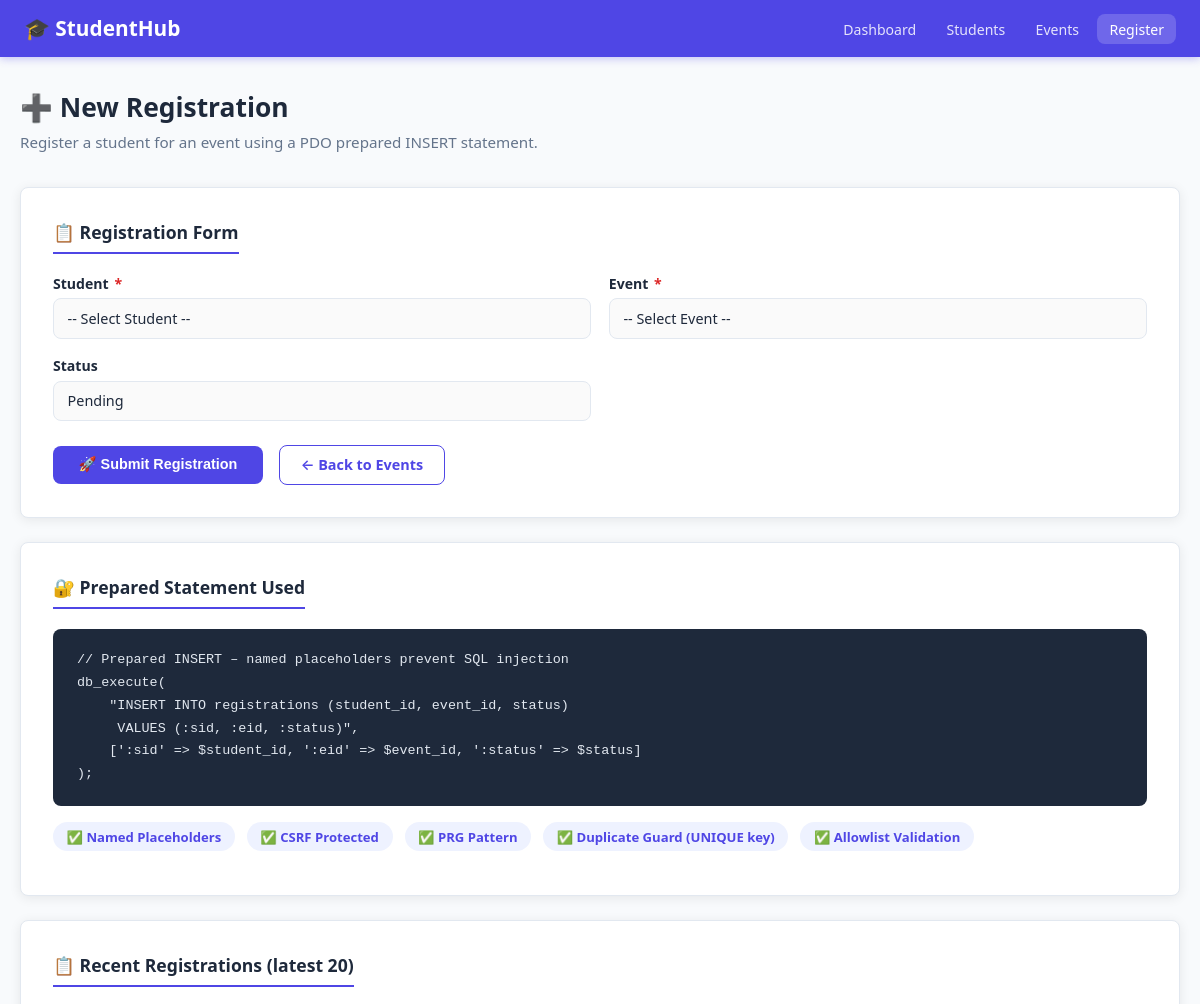
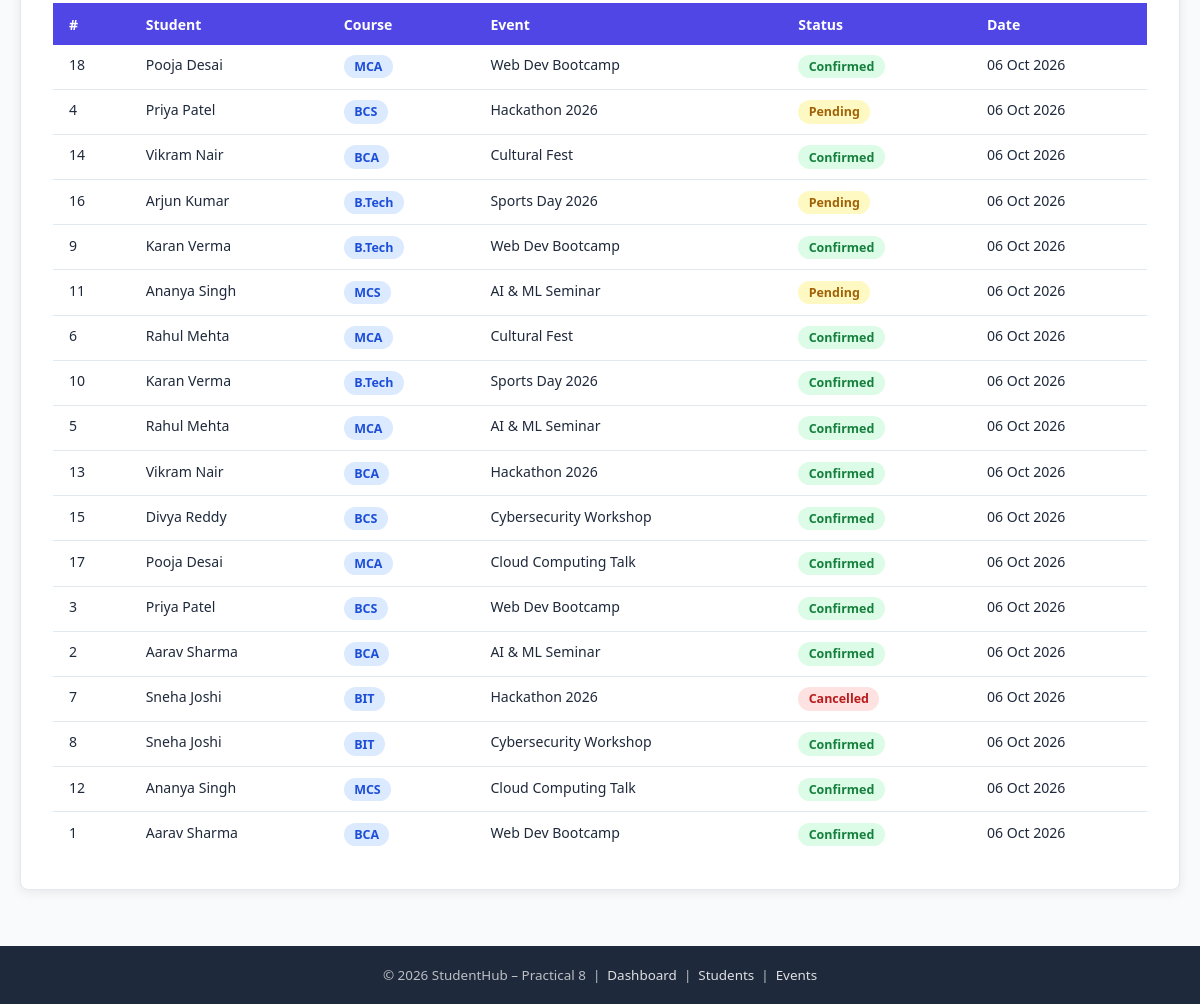
/register.php, run on the app's committed database (2 pictures, top to bottom).
### tables this page shows
CREATE TABLE IF NOT EXISTS registrations (
    reg_id       INT             UNSIGNED NOT NULL AUTO_INCREMENT,
    student_id   INT             UNSIGNED NOT NULL,
    event_id     INT             UNSIGNED NOT NULL,
    status       ENUM('Pending','Confirmed','Cancelled') NOT NULL DEFAULT 'Pending',
    registered_at TIMESTAMP      NOT NULL DEFAULT CURRENT_TIMESTAMP,

    PRIMARY KEY (reg_id),
     
    UNIQUE KEY uq_reg_student_event (student_id, event_id),
     
    CONSTRAINT fk_reg_student
        FOREIGN KEY (student_id) REFERENCES students (student_id)
        ON DELETE CASCADE ON UPDATE CASCADE,
    CONSTRAINT fk_reg_event
        FOREIGN KEY (event_id)   REFERENCES events   (event_id)
        ON DELETE CASCADE ON UPDATE CASCADE,
    INDEX idx_reg_status (status)
);

CREATE TABLE IF NOT EXISTS students (
    student_id   INT             UNSIGNED NOT NULL AUTO_INCREMENT,
    full_name    VARCHAR(100)    NOT NULL,
    email        VARCHAR(150)    NOT NULL,
    phone        VARCHAR(15)     NOT NULL,
    course       ENUM('BCA','BCS','BIT','MCA','MCS','B.Tech') NOT NULL,
    year         ENUM('1st Year','2nd Year','3rd Year','4th Year') NOT NULL,
    gender       ENUM('Male','Female','Other') NOT NULL,
    city         VARCHAR(100)    DEFAULT NULL,
    created_at   TIMESTAMP       NOT NULL DEFAULT CURRENT_TIMESTAMP,
    updated_at   TIMESTAMP       NOT NULL DEFAULT CURRENT_TIMESTAMP
                                 ON UPDATE CURRENT_TIMESTAMP,

    PRIMARY KEY (student_id),
    UNIQUE KEY uq_students_email (email),
    INDEX idx_students_course (course),
    INDEX idx_students_year   (year)
);

CREATE TABLE IF NOT EXISTS events (
    event_id     INT             UNSIGNED NOT NULL AUTO_INCREMENT,
    title        VARCHAR(200)    NOT NULL,
    description  TEXT            DEFAULT NULL,
    category     ENUM('Workshop','Seminar','Hackathon','Cultural','Sports','Other') NOT NULL DEFAULT 'Other',
    event_date   DATE            NOT NULL,
    venue        VARCHAR(200)    DEFAULT NULL,
    max_seats    SMALLINT        UNSIGNED NOT NULL DEFAULT 50,
    created_at   TIMESTAMP       NOT NULL DEFAULT CURRENT_TIMESTAMP,

    PRIMARY KEY (event_id),
    INDEX idx_events_date     (event_date),
    INDEX idx_events_category (category)
);

### includes/db.php (called while the page is built, shortened)
<?php
function get_pdo(): PDO
{
    static $pdo = null;
    if ($pdo === null) {
        $dsn = sprintf(
            'mysql:host=%s;port=%s;dbname=%s;charset=%s',
            DB_HOST,
            DB_PORT,
            DB_NAME,
            DB_CHARSET
        );
        $options = [
            PDO::ATTR_ERRMODE            => PDO::ERRMODE_EXCEPTION,
            PDO::ATTR_DEFAULT_FETCH_MODE => PDO::FETCH_ASSOC,
            PDO::ATTR_EMULATE_PREPARES   => false,
            PDO::MYSQL_ATTR_INIT_COMMAND => "SET NAMES utf8mb4 COLLATE utf8mb4_unicode_ci",
        ];
        try {
            $pdo = new PDO($dsn, DB_USER, DB_PASS, $options);
        } catch (PDOException $e) {
            error_log('[StudentHub DB Error] ' . $e->getMessage());
            throw new RuntimeException(
                'Database connection failed. Please try again later.'
            );
        }
    }
    return $pdo;
}
function db_fetch_all(string $sql, array $params = []): array
{
    $stmt = get_pdo()->prepare($sql);
    $stmt->execute($params);
    return $stmt->fetchAll();
}

### register.php (the view, shortened to what this page needs)
<?php
require_once __DIR__ . '/includes/db.php';
$form_err = $_SESSION['reg_errors']  ?? [];
$old      = $_SESSION['reg_old']     ?? [];
?>
<!DOCTYPE html>
<html lang="en">
<head>
  <link rel="stylesheet" href="style.css" />
</head>
<body>
  <header>
    <div class="navbar" role="banner">
      <a href="../new/index.html" class="logo" aria-label="StudentHub Home">🎓 StudentHub</a>
      <nav aria-label="Main navigation">
        <ul class="nav-links">
          <li><a href="index.php">Dashboard</a></li>
          <li><a href="students.php">Students</a></li>
          <li><a href="events.php">Events</a></li>
          <li><a href="register.php" class="active">Register</a></li>
        </ul>
      </nav>
    </div>
  </header>
  <main id="main-content">
    <div class="page-header">
      <h1>➕ New Registration</h1>
      <p>Register a student for an event using a PDO prepared INSERT statement.</p>
    </div>
    <div class="card">
      <h2>📋 Registration Form</h2>
      <form method="POST" action="register.php" novalidate aria-label="Event registration form">
        <div class="form-grid">
          <div class="form-group">
            <label for="student_id">Student <span class="required" aria-hidden="true">*</span></label>
            <select id="student_id" name="student_id"
                    aria-required="true"
                    class="<?= !empty($form_err) && empty($old['student_id']) ? 'error' : '' ?>">
              <option value="">-- Select Student --</option>
            </select>
          </div>
          <div class="form-group">
            <label for="event_id">Event <span class="required" aria-hidden="true">*</span></label>
            <select id="event_id" name="event_id"
                    aria-required="true"
                    class="<?= !empty($form_err) && empty($old['event_id']) ? 'error' : '' ?>">
              <option value="">-- Select Event --</option>
            </select>
          </div>
          <div class="form-group">
            <label for="status">Status</label>
            <select id="status" name="status">
              <?php foreach (['Pending','Confirmed','Cancelled'] as $st): ?>
                <option value="<?= $st ?>" <?= ($old['status'] ?? 'Pending') === $st ? 'selected' : '' ?>><?= $st ?></option>
              <?php endforeach; ?>
            </select>
          </div>
        </div>
        <div class="form-actions">
          <button type="submit" class="btn-primary">🚀 Submit Registration</button>
          <a href="events.php" class="btn-secondary">← Back to Events</a>
        </div>
      </form>
    </div>
    <div class="card">
      <h2>🔐 Prepared Statement Used</h2>
      <pre class="code-block">// Prepared INSERT – named placeholders prevent SQL injection
db_execute(
    "INSERT INTO registrations (student_id, event_id, status)
     VALUES (:sid, :eid, :status)",
    [':sid' => $student_id, ':eid' => $event_id, ':status' => $status]
);</pre>
      <div class="stats-strip" style="margin-top:1rem;">
        <span class="stat-pill">✅ Named Placeholders</span>
        <span class="stat-pill">✅ CSRF Protected</span>
        <span class="stat-pill">✅ PRG Pattern</span>
        <span class="stat-pill">✅ Duplicate Guard (UNIQUE key)</span>
        <span class="stat-pill">✅ Allowlist Validation</span>
      </div>
    </div>
    <?php
    $all_regs = [];
    try {
        $all_regs = db_fetch_all("
            SELECT r.reg_id, s.full_name, s.course, e.title AS event_title,
                   r.status, r.registered_at
            FROM registrations r
            JOIN students s ON s.student_id = r.student_id
            JOIN events   e ON e.event_id   = r.event_id
            ORDER BY r.registered_at DESC
            LIMIT 20
        ");
    } catch (RuntimeException) {}
    ?>
    <?php if (!empty($all_regs)): ?>
    <div class="card">
      <h2>📋 Recent Registrations (latest 20)</h2>
      <div class="table-wrap">
        <table>
          <thead>
            <tr>
              <th>#</th><th>Student</th><th>Course</th>
              <th>Event</th><th>Status</th><th>Date</th>
            </tr>
          </thead>
          <tbody>
            <?php foreach ($all_regs as $r): ?>
            <tr>
              <td><?= (int)$r['reg_id'] ?></td>
              <td><?= htmlspecialchars($r['full_name']) ?></td>
              <td><span class="badge badge-blue"><?= htmlspecialchars($r['course']) ?></span></td>
              <td><?= htmlspecialchars($r['event_title']) ?></td>
              <td>
                <?php
                  $bc = ['Confirmed'=>'badge-green','Pending'=>'badge-yellow','Cancelled'=>'badge-red'];
                  $cls = $bc[$r['status']] ?? 'badge-blue';
                ?>
                <span class="badge <?= $cls ?>"><?= htmlspecialchars($r['status']) ?></span>
              </td>
              <td><?= htmlspecialchars(date('d M Y', strtotime($r['registered_at']))) ?></td>
            </tr>
            <?php endforeach; ?>
          </tbody>
        </table>
      </div>
    </div>
    <?php endif; ?>
  </main>
  <footer class="site-footer" role="contentinfo">
    <p>&copy; 2026 StudentHub – Practical 8 &nbsp;|&nbsp;
      <a href="index.php">Dashboard</a> &nbsp;|&nbsp;
      <a href="students.php">Students</a> &nbsp;|&nbsp;
      <a href="events.php">Events</a>
    </p>
  </footer>
</body>
</html>

### data on the page
registrations: reg_id "18", student.full_name "Pooja Desai", student.course "MCA", event.title "Web Dev Bootcamp", status "Confirmed", registered_at "06 Oct 2026"
registrations: reg_id "4", student.full_name "Priya Patel", student.course "BCS", event.title "Hackathon 2026", status "Pending", registered_at "06 Oct 2026"
registrations: reg_id "14", student.full_name "Vikram Nair", student.course "BCA", event.title "Cultural Fest", status "Confirmed", registered_at "06 Oct 2026"
registrations: reg_id "16", student.full_name "Arjun Kumar", student.course "B.Tech", event.title "Sports Day 2026", status "Pending", registered_at "06 Oct 2026"
registrations: reg_id "9", student.full_name "Karan Verma", student.course "B.Tech", event.title "Web Dev Bootcamp", status "Confirmed", registered_at "06 Oct 2026"
registrations: reg_id "11", student.full_name "Ananya Singh", student.course "MCS", event.title "AI & ML Seminar", status "Pending", registered_at "06 Oct 2026"
registrations: reg_id "6", student.full_name "Rahul Mehta", student.course "MCA", event.title "Cultural Fest", status "Confirmed", registered_at "06 Oct 2026"
registrations: reg_id "10", student.full_name "Karan Verma", student.course "B.Tech", event.title "Sports Day 2026", status "Confirmed", registered_at "06 Oct 2026"
registrations: reg_id "5", student.full_name "Rahul Mehta", student.course "MCA", event.title "AI & ML Seminar", status "Confirmed", registered_at "06 Oct 2026"
registrations: reg_id "13", student.full_name "Vikram Nair", student.course "BCA", event.title "Hackathon 2026", status "Confirmed", registered_at "06 Oct 2026"
registrations: reg_id "15", student.full_name "Divya Reddy", student.course "BCS", event.title "Cybersecurity Workshop", status "Confirmed", registered_at "06 Oct 2026"
registrations: reg_id "17", student.full_name "Pooja Desai", student.course "MCA", event.title "Cloud Computing Talk", status "Confirmed", registered_at "06 Oct 2026"
registrations: reg_id "3", student.full_name "Priya Patel", student.course "BCS", event.title "Web Dev Bootcamp", status "Confirmed", registered_at "06 Oct 2026"
registrations: reg_id "2", student.full_name "Aarav Sharma", student.course "BCA", event.title "AI & ML Seminar", status "Confirmed", registered_at "06 Oct 2026"
registrations: reg_id "7", student.full_name "Sneha Joshi", student.course "BIT", event.title "Hackathon 2026", status "Cancelled", registered_at "06 Oct 2026"
registrations: reg_id "8", student.full_name "Sneha Joshi", student.course "BIT", event.title "Cybersecurity Workshop", status "Confirmed", registered_at "06 Oct 2026"
registrations: reg_id "12", student.full_name "Ananya Singh", student.course "MCS", event.title "Cloud Computing Talk", status "Confirmed", registered_at "06 Oct 2026"
registrations: reg_id "1", student.full_name "Aarav Sharma", student.course "BCA", event.title "Web Dev Bootcamp", status "Confirmed", registered_at "06 Oct 2026"

### other printed values
form field status "Pending"
